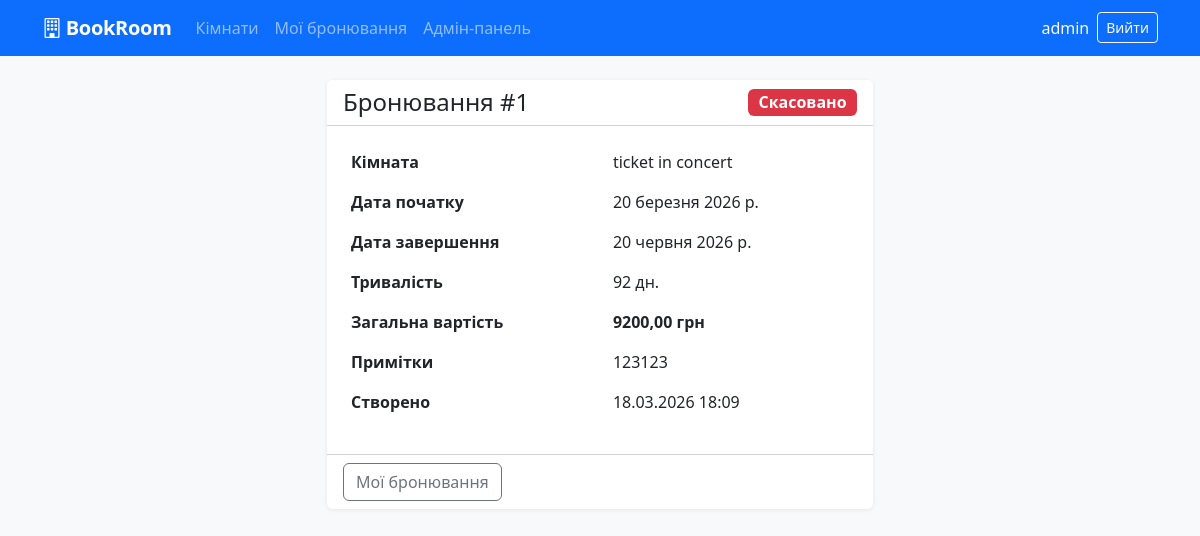
Page /bookings/1/ (signed in) on the committed database.
### bookings/models.py (models this page shows, shortened)
class Booking(models.Model):
    STATUS_CHOICES = [
        ('pending', 'Очікує підтвердження'),
        ('confirmed', 'Підтверджено'),
        ('cancelled', 'Скасовано'),
    ]
    user = models.ForeignKey(User, on_delete=models.CASCADE, related_name='bookings', verbose_name='Користувач')
    room = models.ForeignKey(Room, on_delete=models.CASCADE, related_name='bookings', verbose_name='Кімната')
    start_date = models.DateField(verbose_name='Дата початку')
    end_date = models.DateField(verbose_name='Дата завершення')
    status = models.CharField(max_length=20, choices=STATUS_CHOICES, default='pending', verbose_name='Статус')
    notes = models.TextField(blank=True, verbose_name='Примітки')
    created_at = models.DateTimeField(auto_now_add=True, null=True)
    updated_at = models.DateTimeField(auto_now=True)
    class Meta:
        verbose_name = 'Бронювання'
        verbose_name_plural = 'Бронювання'
        ordering = ['-created_at']
    @property
    def duration_days(self):
        return (self.end_date - self.start_date).days
    @property
    def total_price(self):
        return self.duration_days * self.room.price_per_day

class Room(models.Model):
    ROOM_TYPES = [
        ('conference', 'Конференц-зал'),
        ('office', 'Офіс'),
        ('event', 'Зал для заходів'),
        ('coworking', 'Коворкінг'),
    ]
    name = models.CharField(max_length=100, verbose_name='Назва')
    room_type = models.CharField(max_length=20, choices=ROOM_TYPES, verbose_name='Тип')
    capacity = models.PositiveIntegerField(verbose_name='Вмістимість (осіб)')
    price_per_day = models.DecimalField(max_digits=8, decimal_places=2, verbose_name='Ціна за день (грн)')
    description = models.TextField(blank=True, verbose_name='Опис')
    is_active = models.BooleanField(default=True, verbose_name='Активна')
    created_at = models.DateTimeField(auto_now_add=True)
    class Meta:
        verbose_name = 'Кімната'
        verbose_name_plural = 'Кімнати'
        ordering = ['name']

### bookings/views.py (the view)
# urls.py: path('bookings/<int:pk>/', views.booking_detail, name='booking_detail'),
@login_required
def booking_detail(request, pk):
    booking = get_object_or_404(Booking, pk=pk, user=request.user)
    return render(request, 'bookings/booking_detail.html', {'booking': booking})

### bookings/templates/bookings/booking_detail.html (shortened to what this page needs)
{% extends "bookings/base.html" %}
{% block content %}
<div class="row justify-content-center">
  <div class="col-md-6">
    <div class="card">
      <div class="card-header bg-white d-flex justify-content-between align-items-center">
        <h4 class="mb-0">Бронювання #{{ booking.pk }}</h4>
        <span class="badge badge-{{ booking.status }} fs-6">{{ booking.get_status_display }}</span>
      </div>
      <div class="card-body">
        <table class="table table-borderless">
          <tr><th>Кімната</th><td>{{ booking.room.name }}</td></tr>
          <tr><th>Дата початку</th><td>{{ booking.start_date }}</td></tr>
          <tr><th>Дата завершення</th><td>{{ booking.end_date }}</td></tr>
          <tr><th>Тривалість</th><td>{{ booking.duration_days }} дн.</td></tr>
          <tr><th>Загальна вартість</th><td><strong>{{ booking.total_price }} грн</strong></td></tr>
          {% if booking.notes %}<tr><th>Примітки</th><td>{{ booking.notes }}</td></tr>{% endif %}
          <tr><th>Створено</th><td>{{ booking.created_at|date:"d.m.Y H:i" }}</td></tr>
        </table>
      </div>
      <div class="card-footer bg-transparent d-flex gap-2">
        <a href="{% url 'my_bookings' %}" class="btn btn-outline-secondary">Мої бронювання</a>
      </div>
    </div>
  </div>
</div>
{% endblock %}

### bookings/templates/bookings/base.html (shortened to what this page needs)
<!DOCTYPE html>
<html lang="uk">
<head>
  <link href="https://cdn.jsdelivr.net/npm/bootstrap@5.3.0/dist/css/bootstrap.min.css" rel="stylesheet">
  <link href="https://cdn.jsdelivr.net/npm/bootstrap-icons@1.11.0/font/bootstrap-icons.css" rel="stylesheet">
</head>
<body>
<nav class="navbar navbar-expand-lg navbar-dark bg-primary mb-4">
  <div class="container">
    <a class="navbar-brand" href="{% url 'room_list' %}"><i class="bi bi-building me-1"></i>BookRoom</a>
    <div class="collapse navbar-collapse" id="nav">
      <ul class="navbar-nav me-auto">
        <li class="nav-item"><a class="nav-link" href="{% url 'room_list' %}">Кімнати</a></li>
        {% if user.is_authenticated %}
          <li class="nav-item"><a class="nav-link" href="{% url 'my_bookings' %}">Мої бронювання</a></li>
        {% endif %}
        {% if user.is_staff %}
          <li class="nav-item"><a class="nav-link" href="{% url 'admin_bookings' %}">Адмін-панель</a></li>
        {% endif %}
      </ul>
      <ul class="navbar-nav">
        {% if user.is_authenticated %}
          <li class="nav-item"><span class="nav-link text-light">{{ user.username }}</span></li>
          <li class="nav-item">
            <form method="post" action="{% url 'logout' %}">{% csrf_token %}
              <button type="submit" class="btn btn-sm btn-outline-light my-1">Вийти</button>
            </form>
          </li>
        {% else %}
          <li class="nav-item"><a class="nav-link" href="{% url 'login' %}">Увійти</a></li>
          <li class="nav-item"><a class="nav-link" href="{% url 'register' %}">Реєстрація</a></li>
        {% endif %}
      </ul>
    </div>
  </div>
</nav>
<div class="container">
  {% block content %}{% endblock %}
</div>
</body>
</html>

### bookings/templates/bookings/base.html (style rules this page uses)
body { background: #f8f9fa; }
.navbar-brand { font-weight: 600; letter-spacing: -0.3px; }
.card { border: none; box-shadow: 0 1px 4px rgba(0,0,0,.08); }
.badge-cancelled { background: #dc3545; color: #fff; }

### rows in the picture
Booking: pk "1", status "Скасовано", room.name "ticket in concert", start_date "20 березня 2026 р.", end_date "20 червня 2026 р.", duration_days "92", total_price "9200,00", notes "123123", created_at "18.03.2026 18:09"

### other values in the picture
{{ user.username }} "admin"
